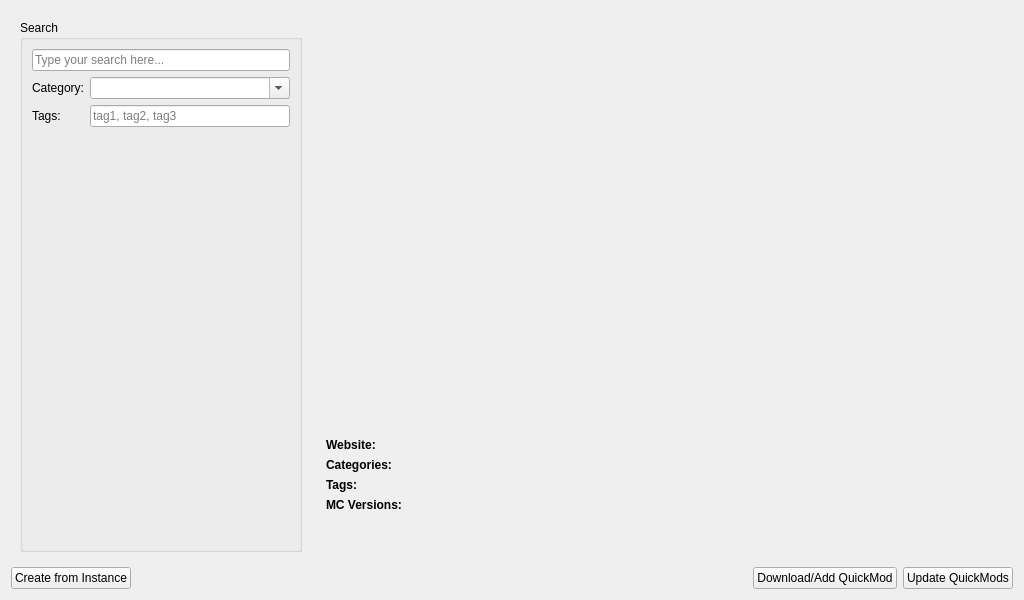
<?xml version="1.0" encoding="UTF-8"?>
<ui version="4.0">
 <class>QuickModBrowsePage</class>
 <widget class="QWidget" name="QuickModBrowsePage">
  <property name="geometry">
   <rect>
    <x>0</x>
    <y>0</y>
    <width>1024</width>
    <height>600</height>
   </rect>
  </property>
  <property name="windowTitle">
   <string>Browse mods</string>
  </property>
  <layout class="QVBoxLayout" name="verticalLayout_2">
   <item>
    <layout class="QHBoxLayout" name="hLayout">
     <item>
      <widget class="QWidget" name="widget" native="true">
       <property name="minimumSize">
        <size>
         <width>250</width>
         <height>0</height>
        </size>
       </property>
       <property name="maximumSize">
        <size>
         <width>300</width>
         <height>16777215</height>
        </size>
       </property>
       <layout class="QVBoxLayout" name="_2" stretch="0,1">
        <item>
         <widget class="QGroupBox" name="groupBox">
          <property name="title">
           <string>Search</string>
          </property>
          <layout class="QFormLayout" name="searchLayout">
           <property name="fieldGrowthPolicy">
            <enum>QFormLayout::AllNonFixedFieldsGrow</enum>
           </property>
           <item row="0" column="0" colspan="2">
            <widget class="QLineEdit" name="fulltextEdit">
             <property name="placeholderText">
              <string>Type your search here...</string>
             </property>
            </widget>
           </item>
           <item row="1" column="0">
            <widget class="QLabel" name="categoryFilterLabel">
             <property name="text">
              <string>Category:</string>
             </property>
             <property name="buddy">
              <cstring>categoryBox</cstring>
             </property>
            </widget>
           </item>
           <item row="1" column="1">
            <widget class="QComboBox" name="categoryBox">
             <property name="editable">
              <bool>true</bool>
             </property>
            </widget>
           </item>
           <item row="2" column="0">
            <widget class="QLabel" name="tagsFilterLabel">
             <property name="text">
              <string>Tags:</string>
             </property>
             <property name="buddy">
              <cstring>tagsEdit</cstring>
             </property>
            </widget>
           </item>
           <item row="2" column="1">
            <widget class="QLineEdit" name="tagsEdit">
             <property name="toolTip">
              <string>&lt;html&gt;&lt;head/&gt;&lt;body&gt;&lt;p&gt;Use commas (,) to separate tags:&lt;/p&gt;&lt;p&gt;&lt;span style=&quot; font-weight:600;&quot;&gt;tag1, tag2, tag3, tag4&lt;/span&gt;&lt;/p&gt;&lt;/body&gt;&lt;/html&gt;</string>
             </property>
             <property name="placeholderText">
              <string>tag1, tag2, tag3</string>
             </property>
            </widget>
           </item>
          </layout>
         </widget>
        </item>
        <item>
         <layout class="QVBoxLayout" name="viewLayout"/>
        </item>
       </layout>
      </widget>
     </item>
     <item>
      <widget class="QScrollArea" name="modInfoArea">
       <property name="frameShape">
        <enum>QFrame::NoFrame</enum>
       </property>
       <property name="frameShadow">
        <enum>QFrame::Plain</enum>
       </property>
       <property name="lineWidth">
        <number>0</number>
       </property>
       <property name="horizontalScrollBarPolicy">
        <enum>Qt::ScrollBarAlwaysOff</enum>
       </property>
       <property name="widgetResizable">
        <bool>true</bool>
       </property>
       <widget class="QWidget" name="scrollAreaWidgetContents">
        <property name="geometry">
         <rect>
          <x>0</x>
          <y>0</y>
          <width>698</width>
          <height>549</height>
         </rect>
        </property>
        <property name="sizePolicy">
         <sizepolicy hsizetype="Expanding" vsizetype="Expanding">
          <horstretch>0</horstretch>
          <verstretch>0</verstretch>
         </sizepolicy>
        </property>
        <layout class="QFormLayout" name="formLayout">
         <property name="fieldGrowthPolicy">
          <enum>QFormLayout::AllNonFixedFieldsGrow</enum>
         </property>
         <item row="0" column="0" colspan="2">
          <widget class="QLabel" name="nameLabel">
           <property name="sizePolicy">
            <sizepolicy hsizetype="MinimumExpanding" vsizetype="MinimumExpanding">
             <horstretch>0</horstretch>
             <verstretch>0</verstretch>
            </sizepolicy>
           </property>
           <property name="font">
            <font>
             <pointsize>24</pointsize>
             <weight>75</weight>
             <bold>true</bold>
            </font>
           </property>
           <property name="alignment">
            <set>Qt::AlignCenter</set>
           </property>
           <property name="wordWrap">
            <bool>true</bool>
           </property>
          </widget>
         </item>
         <item row="1" column="0">
          <widget class="QLabel" name="websiteRowLabel">
           <property name="sizePolicy">
            <sizepolicy hsizetype="Minimum" vsizetype="Preferred">
             <horstretch>0</horstretch>
             <verstretch>0</verstretch>
            </sizepolicy>
           </property>
           <property name="text">
            <string>&lt;html&gt;&lt;head/&gt;&lt;body&gt;&lt;p&gt;&lt;span style=&quot; font-weight:600;&quot;&gt;Website:&lt;/span&gt;&lt;/p&gt;&lt;/body&gt;&lt;/html&gt;</string>
           </property>
           <property name="alignment">
            <set>Qt::AlignLeading|Qt::AlignLeft|Qt::AlignTop</set>
           </property>
          </widget>
         </item>
         <item row="1" column="1">
          <widget class="QLabel" name="websiteLabel">
           <property name="sizePolicy">
            <sizepolicy hsizetype="MinimumExpanding" vsizetype="Preferred">
             <horstretch>0</horstretch>
             <verstretch>0</verstretch>
            </sizepolicy>
           </property>
           <property name="text">
            <string/>
           </property>
           <property name="wordWrap">
            <bool>true</bool>
           </property>
           <property name="openExternalLinks">
            <bool>true</bool>
           </property>
          </widget>
         </item>
         <item row="2" column="0">
          <widget class="QLabel" name="categoriesRowLabel">
           <property name="sizePolicy">
            <sizepolicy hsizetype="Minimum" vsizetype="Preferred">
             <horstretch>0</horstretch>
             <verstretch>0</verstretch>
            </sizepolicy>
           </property>
           <property name="text">
            <string>&lt;html&gt;&lt;head/&gt;&lt;body&gt;&lt;p&gt;&lt;span style=&quot; font-weight:600;&quot;&gt;Categories:&lt;/span&gt;&lt;/p&gt;&lt;/body&gt;&lt;/html&gt;</string>
           </property>
           <property name="alignment">
            <set>Qt::AlignLeading|Qt::AlignLeft|Qt::AlignTop</set>
           </property>
          </widget>
         </item>
         <item row="2" column="1">
          <widget class="QLabel" name="categoriesLabel">
           <property name="sizePolicy">
            <sizepolicy hsizetype="MinimumExpanding" vsizetype="Preferred">
             <horstretch>0</horstretch>
             <verstretch>0</verstretch>
            </sizepolicy>
           </property>
           <property name="text">
            <string/>
           </property>
           <property name="wordWrap">
            <bool>true</bool>
           </property>
          </widget>
         </item>
         <item row="3" column="0">
          <widget class="QLabel" name="tagsRowLabel">
           <property name="sizePolicy">
            <sizepolicy hsizetype="Minimum" vsizetype="Preferred">
             <horstretch>0</horstretch>
             <verstretch>0</verstretch>
            </sizepolicy>
           </property>
           <property name="text">
            <string>&lt;html&gt;&lt;head/&gt;&lt;body&gt;&lt;p&gt;&lt;span style=&quot; font-weight:600;&quot;&gt;Tags:&lt;/span&gt;&lt;/p&gt;&lt;/body&gt;&lt;/html&gt;</string>
           </property>
           <property name="alignment">
            <set>Qt::AlignLeading|Qt::AlignLeft|Qt::AlignTop</set>
           </property>
          </widget>
         </item>
         <item row="3" column="1">
          <widget class="QLabel" name="tagsLabel">
           <property name="sizePolicy">
            <sizepolicy hsizetype="MinimumExpanding" vsizetype="Preferred">
             <horstretch>0</horstretch>
             <verstretch>0</verstretch>
            </sizepolicy>
           </property>
           <property name="text">
            <string/>
           </property>
           <property name="wordWrap">
            <bool>true</bool>
           </property>
          </widget>
         </item>
         <item row="6" column="0" colspan="2">
          <widget class="QLabel" name="descriptionLabel">
           <property name="sizePolicy">
            <sizepolicy hsizetype="MinimumExpanding" vsizetype="Preferred">
             <horstretch>0</horstretch>
             <verstretch>0</verstretch>
            </sizepolicy>
           </property>
           <property name="text">
            <string/>
           </property>
           <property name="wordWrap">
            <bool>true</bool>
           </property>
          </widget>
         </item>
         <item row="5" column="0" colspan="2">
          <widget class="QLabel" name="logoLabel">
           <property name="maximumSize">
            <size>
             <width>600</width>
             <height>200</height>
            </size>
           </property>
           <property name="text">
            <string/>
           </property>
           <property name="scaledContents">
            <bool>false</bool>
           </property>
           <property name="alignment">
            <set>Qt::AlignCenter</set>
           </property>
          </widget>
         </item>
         <item row="4" column="0">
          <widget class="QLabel" name="mcVersionsRowLabel">
           <property name="font">
            <font>
             <weight>75</weight>
             <bold>true</bold>
            </font>
           </property>
           <property name="text">
            <string>MC Versions:</string>
           </property>
          </widget>
         </item>
         <item row="4" column="1">
          <widget class="QLabel" name="mcVersionsLabel">
           <property name="text">
            <string/>
           </property>
          </widget>
         </item>
        </layout>
       </widget>
      </widget>
     </item>
    </layout>
   </item>
   <item>
    <layout class="QHBoxLayout" name="horizontalLayout">
     <item>
      <widget class="QPushButton" name="createFromInstanceBtn">
       <property name="text">
        <string>Create from Instance</string>
       </property>
      </widget>
     </item>
     <item>
      <spacer name="horizontalSpacer">
       <property name="orientation">
        <enum>Qt::Horizontal</enum>
       </property>
       <property name="sizeHint" stdset="0">
        <size>
         <width>40</width>
         <height>20</height>
        </size>
       </property>
      </spacer>
     </item>
     <item>
      <widget class="QPushButton" name="addButton">
       <property name="text">
        <string>Download/Add QuickMod</string>
       </property>
      </widget>
     </item>
     <item>
      <widget class="QPushButton" name="updateButton">
       <property name="text">
        <string>Update QuickMods</string>
       </property>
      </widget>
     </item>
    </layout>
   </item>
  </layout>
 </widget>
 <tabstops>
  <tabstop>fulltextEdit</tabstop>
  <tabstop>categoryBox</tabstop>
  <tabstop>tagsEdit</tabstop>
  <tabstop>addButton</tabstop>
  <tabstop>updateButton</tabstop>
  <tabstop>modInfoArea</tabstop>
 </tabstops>
 <resources/>
 <connections/>
</ui>
